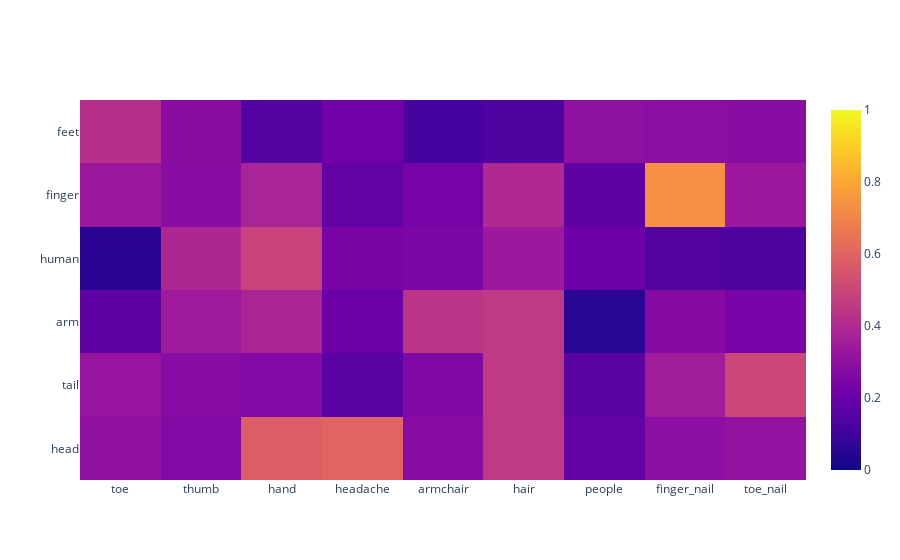

The cell this chart's notebook holds for it:
### Code cell
# Similarity matrix (plotly)
similarity["average"].plot(plotly=True)

### Figure 1 — Plotly figure (JSON) as saved in the notebook; plotly's stock layout.template omitted (floating-point values rounded to 4 significant figures)
{"data": [{"type": "heatmap", "x": ["toe", "thumb", "hand", "headache", "armchair", "hair", "people", "finger_nail", "toe_nail"], "y": ["head", "tail", "arm", "human", "finger", "feet"], "z": [[0.3025, 0.2615, 0.5775, 0.5995, 0.2768, 0.452, 0.1882, 0.2902, 0.3089], [0.3188, 0.2793, 0.2667, 0.1613, 0.2598, 0.4542, 0.1638, 0.3517, 0.5004], [0.1697, 0.3435, 0.3807, 0.1998, 0.4354, 0.4537, 0.05522, 0.2728, 0.2375], [0.05702, 0.3875, 0.4878, 0.2421, 0.2475, 0.3373, 0.2068, 0.1398, 0.1306], [0.3353, 0.2834, 0.3778, 0.1813, 0.2334, 0.3968, 0.1705, 0.7378, 0.3356], [0.421, 0.2844, 0.1472, 0.2218, 0.1119, 0.1324, 0.2955, 0.2879, 0.2807]], "zmax": 1, "zmin": 0}], "layout": {}}
